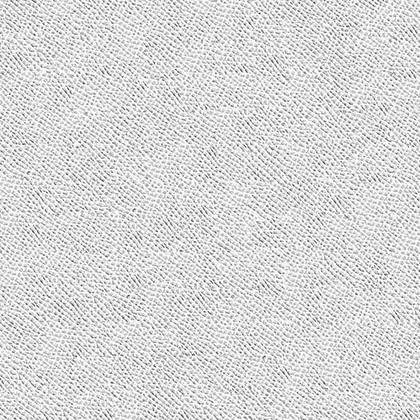
#> input picture dist/materials/baked/epsom-height.webp, 420 x 420 px, shrunk from 512 x 512 before the run; its folder holds 4 pictures in this run
$ python grain_reflectance.py
#> lines starting #> are read from the running program, lines starting #| are printed output that depends on the picture
"""Pack roughness (RGB) and peak/valley specular strength (alpha) in one atlas."""
from pathlib import Path
import sys
import numpy as np
from PIL import Image

PROFILES = {
    'epsom': (.65, .30, 1.0),
    'mysore': (.52, .30, 1.0),
    'evercolor': (.62, .24, 1.0),
    'togo': (.79, .28, .82),
    'swift': (.90, .58, .90),
}

def reflectance(relief, peak_roughness=.65, valley_strength=.30, peak_strength=1.0):
    lo, hi = np.percentile(relief, [10, 90])
    peak = np.clip((relief - lo) / max(.01, hi - lo), 0, 1)
    roughness = (.97 - (.97 - peak_roughness) * peak) * 255
    strength = (valley_strength + (peak_strength - valley_strength) * peak) * 255
    return np.uint8(np.clip(np.stack([roughness, roughness, roughness, strength], axis=-1), 0, 255))

if __name__ == '__main__':
    root = Path(__file__).resolve().parents[1] / 'dist/materials/baked'
    for name in sys.argv[1:] or list(PROFILES):
        height = np.asarray(Image.open(root / f'{name}-height.webp').convert('L'), dtype=np.float32) / 255
        image = Image.fromarray(reflectance(height, *PROFILES[name]), 'RGBA')
#> in reflectance, `lo, hi = np.percentile(relief, [10, 90])`: lo = 0.663; hi = 0.984
#> in reflectance, `peak = np.clip((relief - lo) / max(.01, hi - lo), 0, 1)`:
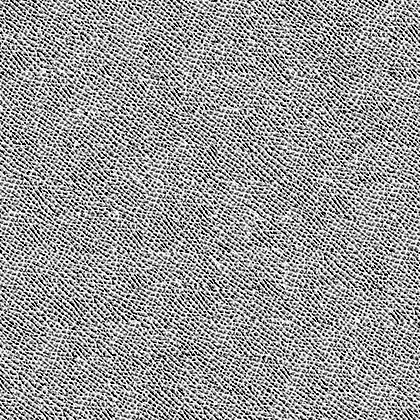
#> peak: shape (420, 420) float32; min 0, max 1, mean 0.604
#> in reflectance, `roughness = (.97 - (.97 - peak_roughness) * peak) * 255`:
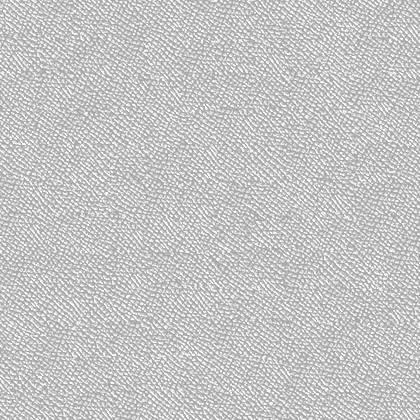
#> roughness: shape (420, 420) float32; min 165.8, max 247.4, mean 198.1
#> in reflectance, `strength = (valley_strength + (peak_strength - valley_strength) * peak..`:
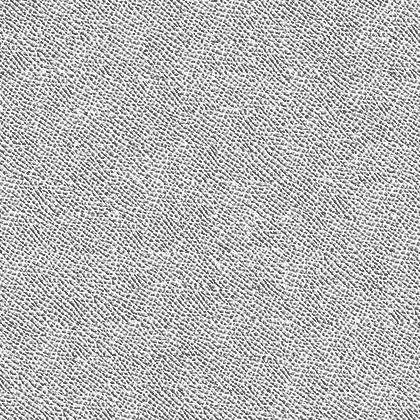
#> strength: shape (420, 420) float32; min 76.5, max 255, mean 184.3
        image.save(root / f'{name}-rough.webp', lossless=True, quality=95, method=6)
        print(name, 'peak/valley reflectance', image.size, flush=True)
#| epsom peak/valley reflectance (420, 420)
#> pass 2 of the loop `for name in sys.argv[1:] or list(PROFILES):`:
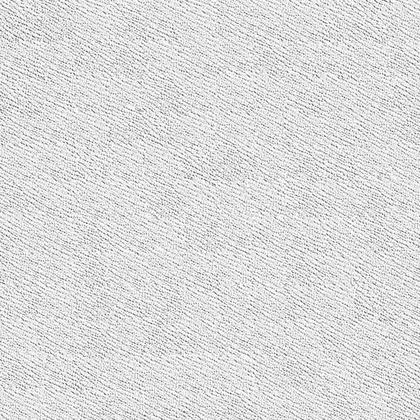
#> input picture dist/materials/baked/mysore-height.webp, 420 x 420 px, shrunk from 512 x 512 before the run
#> lo = 0.698; hi = 0.98
#> in reflectance (call 2), `strength = (valley_strength + (peak_strength - valley_strength) * peak..`:
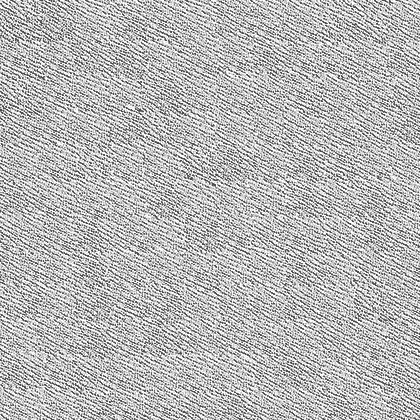
#> strength: shape (420, 420) float32; min 76.5, max 255, mean 183.1
#> in reflectance (call 2), `return np.uint8(np.clip(np.stack([roughness, roughness, roughness, str..`:
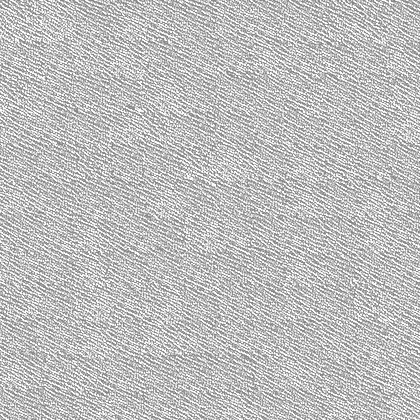
#> returned value: shape (420, 420, 4); mean of channels 0, 1, 2, 3 178.3, 178.3, 178.3, 182.7; transparent parts drawn white
#| mysore peak/valley reflectance (420, 420)
#> pass 3 of the loop `for name in sys.argv[1:] or list(PROFILES):`:
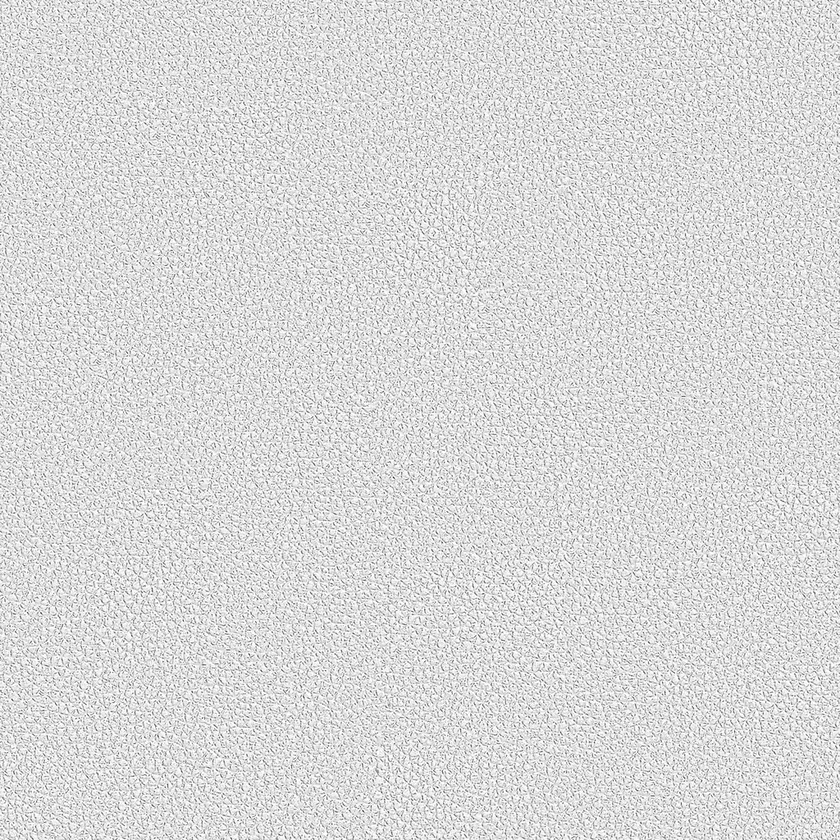
#> input picture dist/materials/baked/evercolor-height.webp, 840 x 840 px, shrunk from 1024 x 1024 before the run
#> height: shape (840, 840) float32
#> lo = 0.69; hi = 0.976
#> peak: shape (840, 840) float32
#> in reflectance (call 3), `roughness = (.97 - (.97 - peak_roughness) * peak) * 255`:
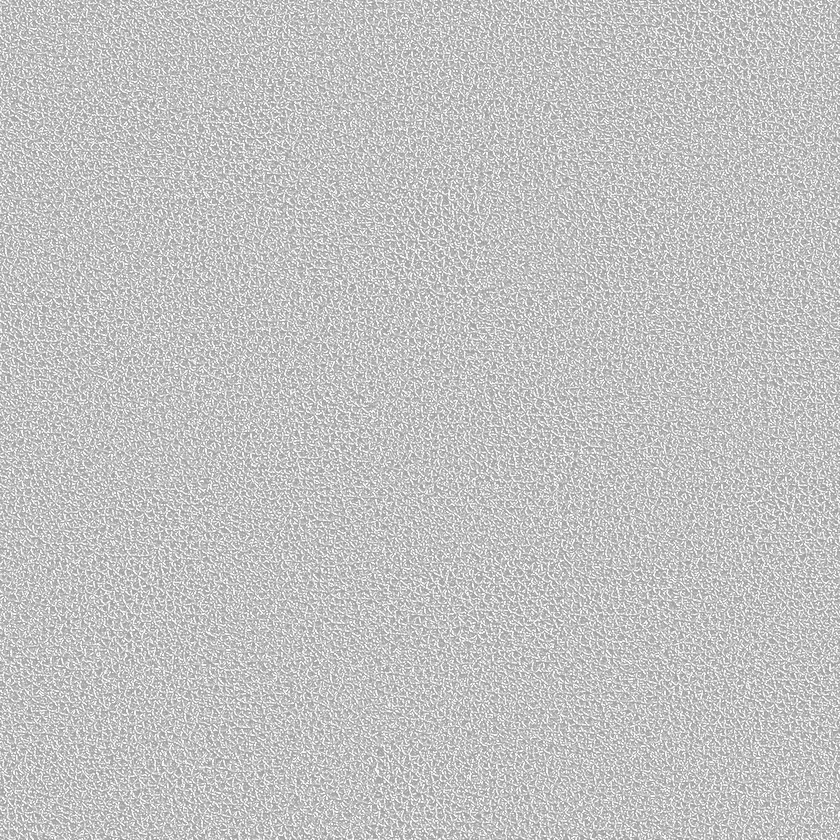
#> roughness: shape (840, 840) float32; min 158.1, max 247.4, mean 195.1
#> in reflectance (call 3), `strength = (valley_strength + (peak_strength - valley_strength) * peak..`:
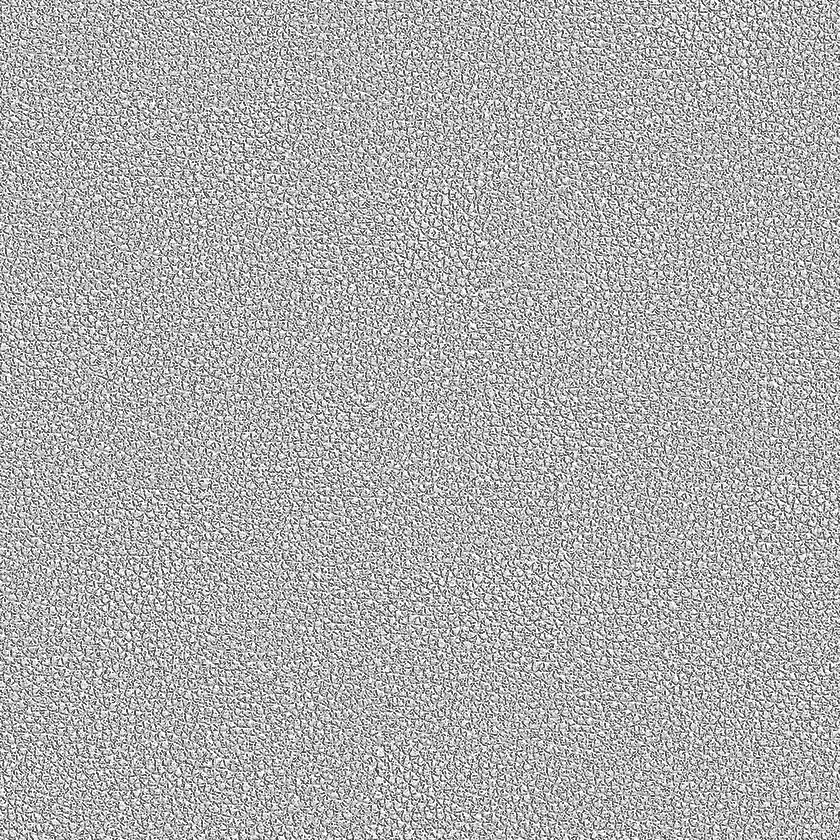
#> strength: shape (840, 840) float32; min 61.2, max 255, mean 174.6
#| evercolor peak/valley reflectance (840, 840)
#> (the run stopped early here; a loop or call above may not have finished)
